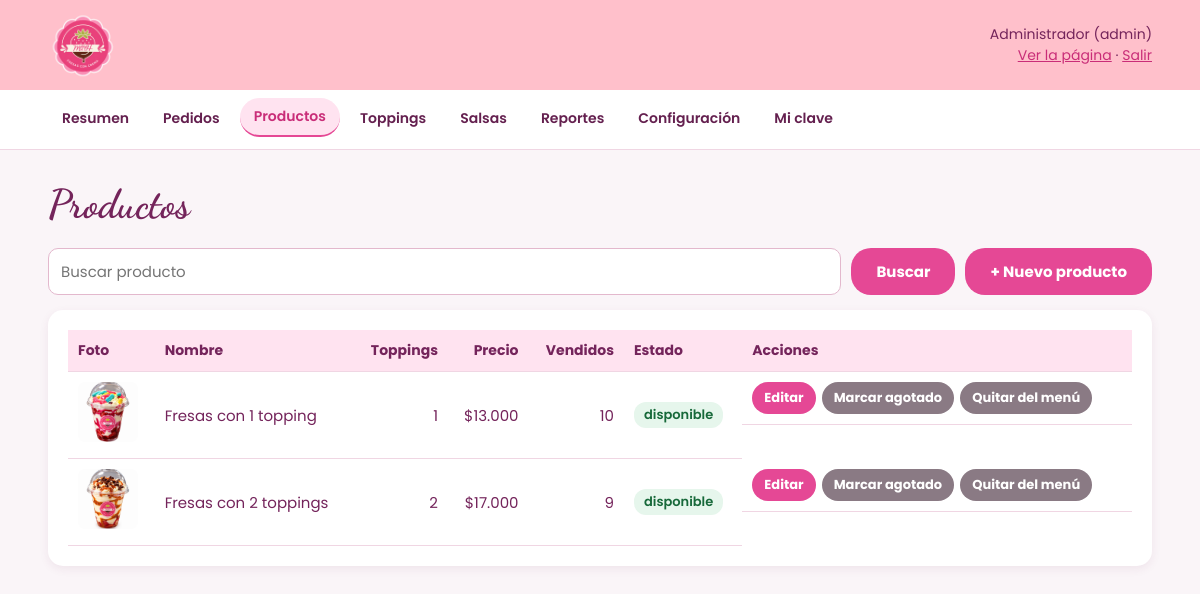
The page /admin/productos.php (signed in) on the database its author committed.
### tables this page shows
CREATE TABLE productos (
  id                 INT AUTO_INCREMENT PRIMARY KEY,
  nombre             VARCHAR(60)  NOT NULL UNIQUE,
  descripcion        VARCHAR(200) NOT NULL DEFAULT '',
  toppings_incluidos TINYINT      NOT NULL,
  precio             INT UNSIGNED NOT NULL,
  imagen             VARCHAR(150) NOT NULL DEFAULT '',
  disponible         TINYINT(1)   NOT NULL DEFAULT 1,
  activo             TINYINT(1)   NOT NULL DEFAULT 1,
  CHECK (toppings_incluidos BETWEEN 1 AND 4),
  CHECK (precio > 0)
);

### includes/funciones.php (called while the page is built, shortened)
<?php
require_once __DIR__ . "/conexion.php";
function limpiar($texto)
{
    return htmlspecialchars((string) $texto, ENT_QUOTES, "UTF-8");
}
function pesos($valor)
{
    return "$" . number_format((int) $valor, 0, ",", ".");
}
function consultar($sql, $tipos = "", $valores = [])
{
    global $conexion;
    $stmt = $conexion->prepare($sql);
    if ($tipos !== "") {
        $stmt->bind_param($tipos, ...$valores);
    }
    $stmt->execute();
    $filas = $stmt->get_result()->fetch_all(MYSQLI_ASSOC);
    return $filas;
}

### admin/productos.php (the view, shortened to what this page needs)
<?php
$buscar = trim($_GET["buscar"] ?? "");
$productos = consultar(
    "SELECT p.*, COUNT(d.id) AS vendidos
       FROM productos p
       LEFT JOIN detalle_pedidos d ON d.producto_id = p.id
      WHERE p.nombre LIKE ?
      GROUP BY p.id
      ORDER BY p.activo DESC, p.precio",
    "s", ["%" . addcslashes($buscar, "%_\\") . "%"]
);
require "encabezado.php";
?>
<h1>Productos</h1>
<form class="filtros" method="get">
    <input type="search" name="buscar" value="<?= limpiar($buscar) ?>" placeholder="Buscar producto">
    <button type="submit">Buscar</button>
    <a class="boton" href="producto_form.php">+ Nuevo producto</a>
</form>
<div class="caja tabla-scroll">
    <table>
        <tr><th>Foto</th><th>Nombre</th><th class="numero">Toppings</th><th class="numero">Precio</th><th class="numero">Vendidos</th><th>Estado</th><th>Acciones</th></tr>
        <?php foreach ($productos as $p): ?>
            <tr>
                <td><?php if ($p["imagen"]): ?><img class="miniatura" src="../<?= limpiar($p["imagen"]) ?>" alt=""><?php endif; ?></td>
                <td><?= limpiar($p["nombre"]) ?></td>
                <td class="numero"><?= $p["toppings_incluidos"] ?></td>
                <td class="numero"><?= pesos($p["precio"]) ?></td>
                <td class="numero"><?= $p["vendidos"] ?></td>
                <td>
                    <?php if (!$p["activo"]): ?>
                        <span class="estado estado-cancelado">fuera del menú</span>
                    <?php elseif ($p["disponible"]): ?>
                        <span class="estado estado-entregado">disponible</span>
                    <?php else: ?>
                        <span class="estado estado-pendiente">agotado hoy</span>
                    <?php endif; ?>
                </td>
                <td class="botones-fila">
                    <a class="boton boton-chico" href="producto_form.php?id=<?= $p["id"] ?>">Editar</a>
                    <form method="post">
                        <button class="boton-chico boton-gris"><?= $p["disponible"] ? "Marcar agotado" : "Marcar disponible" ?></button>
                    </form>
                    <form method="post" data-confirmar="<?= $p["activo"] ? "¿Quitar este producto del menú? Los pedidos viejos no se afectan." : "¿Volver a poner este producto en el menú?" ?>">
                        <button class="boton-chico boton-gris"><?= $p["activo"] ? "Quitar del menú" : "Volver al menú" ?></button>
                    </form>
                </td>
            </tr>
        <?php endforeach; ?>
    </table>
</div>
<?php require "pie.php"; ?>

### assets/css/estilos.css (style rules this page uses)
:root { --vino: #74245b; --vino-oscuro: #64204f; --rosado: #e54895; --rosado-oscuro: #c92d78; --rosado-titulo: #d83c8a; --rosado-claro: #ffe3f0; --rosado-fondo: #f9d8e9; --pie: #722451; --verde: #1f9d55; --rojo: #c62828; }
* { margin: 0; padding: 0; box-sizing: border-box; }
html { scroll-behavior: smooth; }
body { font-family: 'Poppins', Arial, sans-serif; background-color: white; color: var(--vino); overflow-x: hidden; }
h1, h2, h3 { font-family: 'Dancing Script', cursive; }
img { max-width: 100%; }
button, .boton { display: inline-block; border: none; background-color: var(--rosado); color: white; padding: 12px 25px; border-radius: 20px; cursor: pointer; font-weight: bold; font-family: inherit; font-size: 15px; text-decoration: none; transition: transform 0.3s ease, box-shadow 0.3s ease, background-color 0.3s; }
input[type="text"], input[type="tel"], input[type="email"], input[type="password"], input[type="number"], input[type="search"], select, textarea { width: 100%; padding: 10px 12px; border: 1px solid #e3b8cd; border-radius: 10px; font-family: inherit; font-size: 15px; color: #333; }
.panel-cuerpo { background: #faf5f8; font-size: 15px; }
.panel h1 { font-size: 40px; margin-bottom: 20px; }
.caja { background: white; border-radius: 15px; padding: 20px; box-shadow: 0 3px 10px rgba(116, 36, 91, 0.08); margin-bottom: 20px; }
.tabla-scroll { overflow-x: auto; }
table { width: 100%; border-collapse: collapse; background: white; }
th, td { padding: 10px; text-align: left; border-bottom: 1px solid #f0d6e3; vertical-align: middle; }
th { background: var(--rosado-claro); font-size: 14px; }
td.numero, th.numero { text-align: right; white-space: nowrap; }
.estado { display: inline-block; padding: 3px 10px; border-radius: 12px; font-size: 13px; font-weight: 600; }
.estado-entregado { background: #e6f6ec; color: #17693a; }
.filtros { display: flex; gap: 10px; flex-wrap: wrap; margin-bottom: 15px; }
.filtros input, .filtros select { width: auto; flex: 1 1 180px; }
.botones-fila { display: flex; gap: 6px; flex-wrap: wrap; }
.botones-fila form { display: inline; }
.boton-chico { padding: 6px 12px; font-size: 13px; }
.boton-gris { background: #8a7a84; }
.miniatura { width: 60px; height: 60px; object-fit: cover; border-radius: 8px; }

### rows shown on the page
productos: imagen (picture), nombre "Fresas con 1 topping", toppings_incluidos "1", precio "$13.000", vendidos "10", activo "disponible", disponible "Marcar agotado"
productos: imagen (picture), nombre "Fresas con 2 toppings", toppings_incluidos "2", precio "$17.000", vendidos "9", activo "disponible", disponible "Marcar agotado"

### other values the page prints
limpiar($usuario["nombre"]) "Administrador"
limpiar($usuario["rol"]) "admin"
$texto "Resumen"
$texto "Pedidos"
$texto "Productos"
$texto "Toppings"
$texto "Salsas"
$texto "Reportes"
$texto "Configuración"
$texto "Mi clave"
